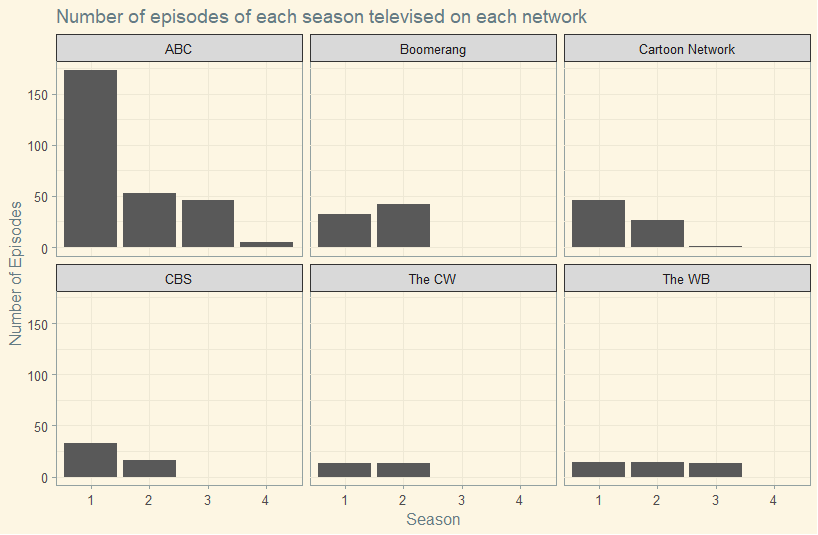

Generate this figure with R:
library(tidytuesdayR)
library(ggplot2)
library(scales)
library(ggthemes)
library(dplyr)

scooby_raw <- readr::read_csv('https://raw.githubusercontent.com/rfordatascience/tidytuesday/master/data/2021/2021-07-13/Scooby-Doo%20Completed.csv')
scooby <- scooby_raw %>%
  select(index, network, season) %>%
  filter(season %in% c("1", "2", "3", "4")) %>%
  group_by (season, network) %>%
  summarise(count_episodes = n_distinct(index))

ggplot(scooby, aes(x = season, y = count_episodes)) +
  geom_bar(stat = "identity") +
  facet_wrap(network ~ .) +
  labs(x = "Season", 
       y = "Number of Episodes",
       title =  "Number of episodes of each season televised on each network") +
  theme_solarized()



  
